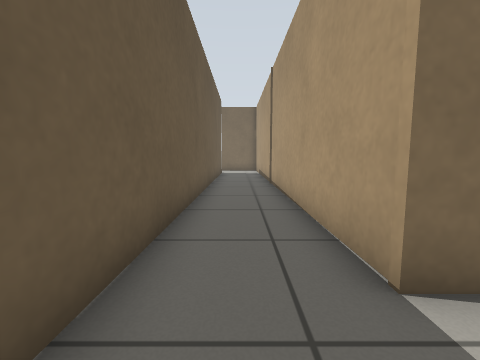
View 1 (above)

12 first-person views from a walk through a Gazebo world. The camera is 0.64 m above the floor, tilts 6° down and sees 90° across. The lines on the ground mark 1 m squares. The floor is counted in squares, 0.5 m on a side. Each view is taken from the middle of a square. On the plan, view 1 faces up. The plan holds only what a view shows up to about 12 squares ahead; the rest is blank.

View 2
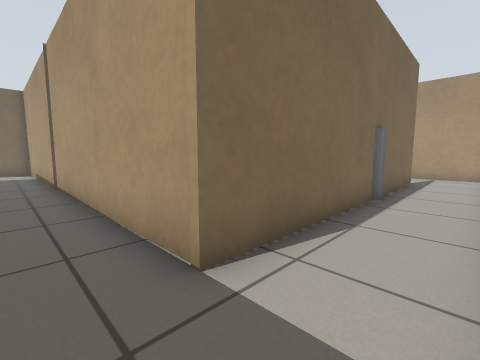

View 3
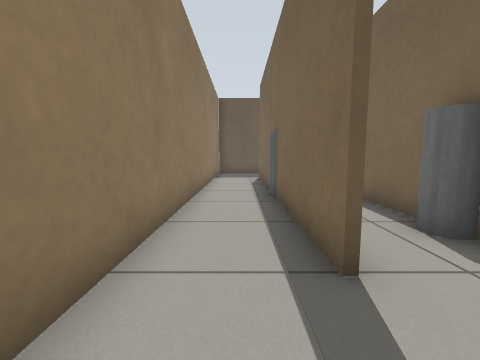

View 4
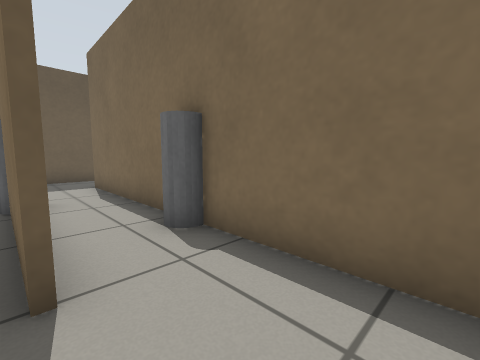

View 5
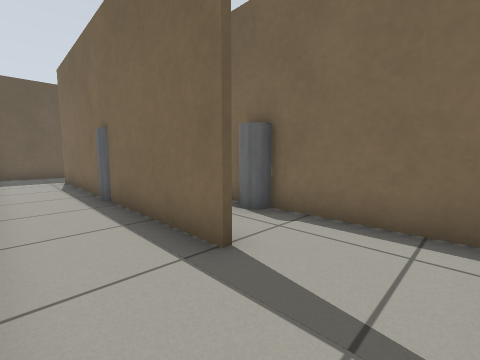

View 6
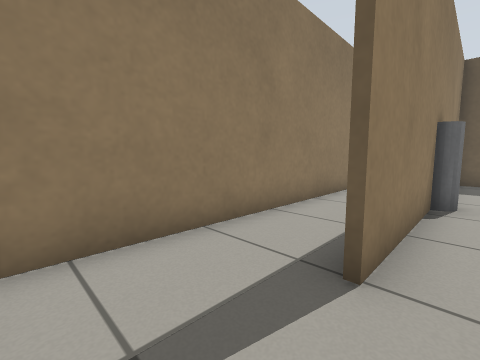

View 7
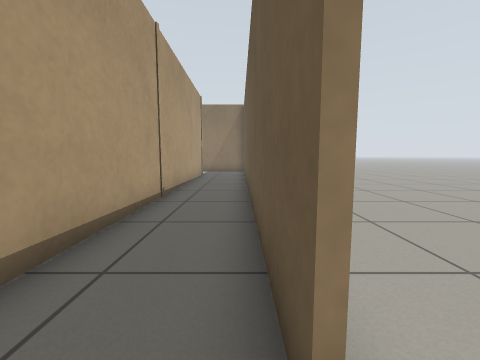

View 8
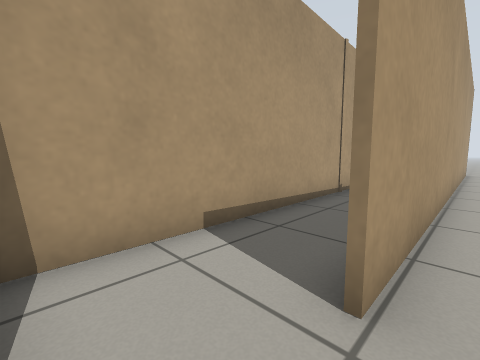

View 9
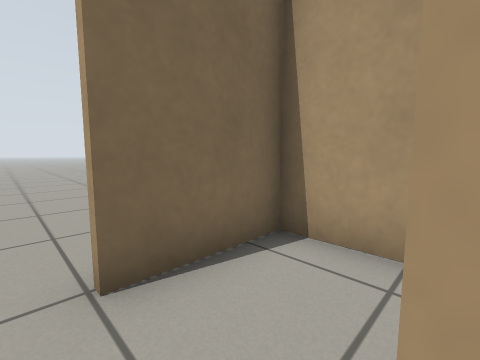

View 10
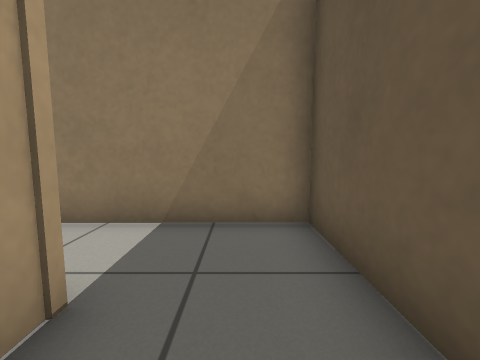

View 11
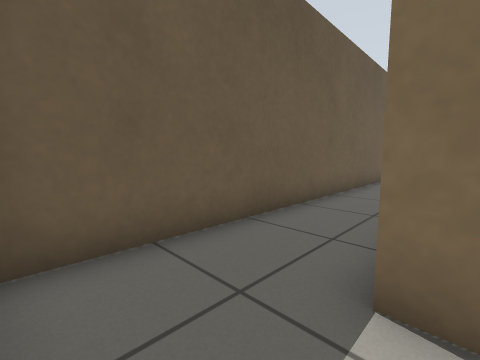

View 12
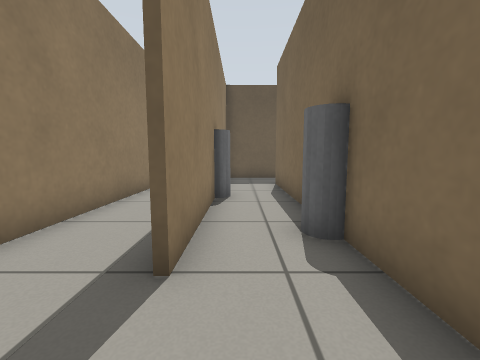

### Floor plan
Points are (right, up) in squares from view 1. A wall is a line through its corners. A room is listed if a view was taken in it or the views show most of it. See-through windows are left out.
Room 1 (views 1, 2, 3, 4, 5, 6, 10, 11, 12)
walls: (2.6, 2.3) (12.6, 2.3); (1.6, 5.4) (1.7, 2.2); (12.6, 2.1) (1.5, 2.1) (1.3, 19.3) (-0.6, 19.3); (15.1, 4.6) (4.4, 4.6); (15.7, -0.1) (15.7, 1.6); (-1.3, 17.1) (-1.3, -0.4) (15.1, -0.4)
ways out: opening at (-1, 18) to room 2
objects: grey cylinder (8, 2); grey cylinder (11, 4)
Room 2 (views 7, 8, 9)
walls: (-1.4, 2.5) (-1.4, 17.1); (-0.6, 19.3) (-1.5, 19.3)
ways out: opening at (-1, 18) to room 1; opening at (-2.5, 19)

Where each view was taken, in squares from view 1:
view 1: 0 up, 0 right, facing up
view 2: 0 up, 0 right, facing up-right
view 3: 1 up, 15 right, facing left
view 4: 2 up, 15 right, facing up-left
view 5: 0 up, 15 right, facing up-left
view 6: 3 up, 15 right, facing down-left
view 7: 18 up, 1 left, facing down
view 8: 19 up, 2 left, facing down-right
view 9: 17 up, 2 left, facing up-right
view 10: 4 up, 0 right, facing down
view 11: 0 up, 2 right, facing up-left
view 12: 3 up, 15 right, facing left
